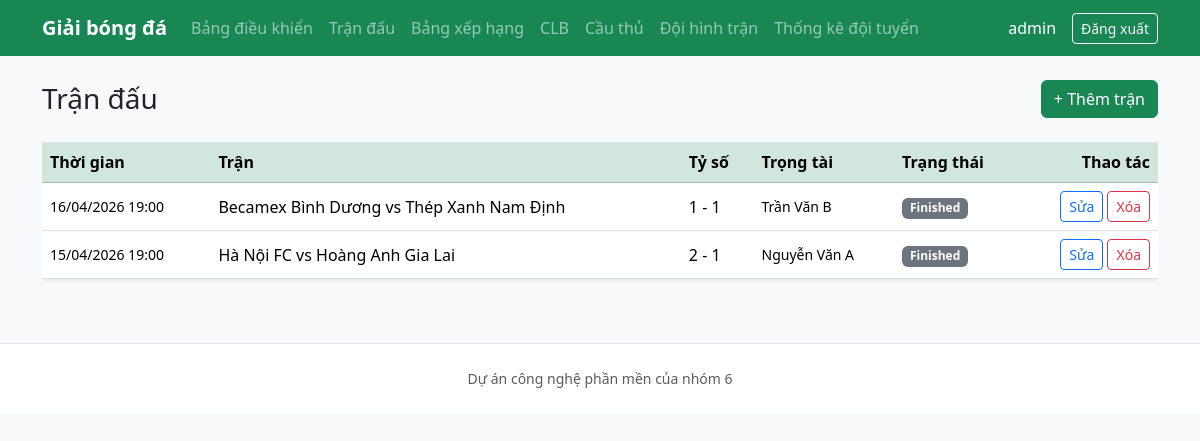
/admin/matches.php (signed in), run on the app's committed database.
### tables this page shows
CREATE TABLE `Match` (
    MatchId       INT AUTO_INCREMENT PRIMARY KEY,
    HomeClubId    INT NOT NULL,
    AwayClubId    INT NOT NULL,
    MatchDateTime DATETIME(3) NOT NULL,
    RefereeName   VARCHAR(128) NULL,
    Venue         VARCHAR(256) NULL,
    HomeScore     TINYINT UNSIGNED NULL,
    AwayScore     TINYINT UNSIGNED NULL,
    Status        VARCHAR(32) NOT NULL DEFAULT 'Scheduled',
    CONSTRAINT fk_match_home FOREIGN KEY (HomeClubId) REFERENCES Club(ClubId),
    CONSTRAINT fk_match_away FOREIGN KEY (AwayClubId) REFERENCES Club(ClubId),
    CONSTRAINT CK_Match_DifferentClubs CHECK (HomeClubId <> AwayClubId)
);

CREATE TABLE Club (
    ClubId        INT AUTO_INCREMENT PRIMARY KEY,
    Name          VARCHAR(128) NOT NULL,
    ShortName     VARCHAR(16) NULL,
    Stadium       VARCHAR(256) NULL,
    FoundedYear   SMALLINT NULL
);

### admin/matches.php (the view, shortened to what this page needs)
<?php
$pdo = getPdo();
$sql = <<<SQL
SELECT m.MatchId, m.MatchDateTime, m.RefereeName, m.Venue, m.HomeScore, m.AwayScore, m.Status,
       hc.Name AS HomeName, ac.Name AS AwayName
FROM `Match` m
JOIN `Club` hc ON m.HomeClubId = hc.ClubId
JOIN `Club` ac ON m.AwayClubId = ac.ClubId
ORDER BY m.MatchDateTime DESC
SQL;
$matches = $pdo->query($sql)->fetchAll();
require_once dirname(__DIR__) . '/includes/header.php';
?>
<div class="d-flex justify-content-between align-items-center mb-4">
    <h1 class="h3 mb-0">Trận đấu</h1>
    <a href="match_form.php" class="btn btn-success">+ Thêm trận</a>
</div>
<div class="table-responsive">
    <table class="table table-hover align-middle bg-white shadow-sm">
        <thead class="table-success">
            <tr>
                <th>Thời gian</th>
                <th>Trận</th>
                <th>Tỷ số</th>
                <th>Trọng tài</th>
                <th>Trạng thái</th>
                <th class="text-end">Thao tác</th>
            </tr>
        </thead>
        <tbody>
            <?php foreach ($matches as $row): ?>
                <tr>
                    <td class="text-nowrap small"><?= htmlspecialchars(date('d/m/Y H:i', strtotime((string) $row['MatchDateTime'])), ENT_QUOTES, 'UTF-8') ?></td>
                    <td><?= htmlspecialchars((string) $row['HomeName'], ENT_QUOTES, 'UTF-8') ?> vs <?= htmlspecialchars((string) $row['AwayName'], ENT_QUOTES, 'UTF-8') ?></td>
                    <td>
                        <?php if ($row['HomeScore'] !== null && $row['AwayScore'] !== null): ?>
                            <?= (int) $row['HomeScore'] ?> - <?= (int) $row['AwayScore'] ?>
                        <?php else: ?>
                            —
                        <?php endif; ?>
                    </td>
                    <td class="small"><?= htmlspecialchars((string) ($row['RefereeName'] ?? ''), ENT_QUOTES, 'UTF-8') ?></td>
                    <td><span class="badge bg-secondary"><?= htmlspecialchars((string) $row['Status'], ENT_QUOTES, 'UTF-8') ?></span></td>
                    <td class="text-end text-nowrap">
                        <a class="btn btn-sm btn-outline-primary" href="match_form.php?id=<?= (int) $row['MatchId'] ?>">Sửa</a>
                        <form class="d-inline" method="post" action="match_delete.php" onsubmit="return confirm('Xóa trận này?');">
                            <button type="submit" class="btn btn-sm btn-outline-danger">Xóa</button>
                        </form>
                    </td>
                </tr>
            <?php endforeach; ?>
        </tbody>
    </table>
</div>
<?php require_once dirname(__DIR__) . '/includes/footer.php'; ?>

### data on the page
match: MatchDateTime "16/04/2026 19:00", HomeClubId.Name "Becamex Bình Dương", AwayClubId.Name "Thép Xanh Nam Định", HomeScore "1", AwayScore "1", RefereeName "Trần Văn B", Status "Finished"
match: MatchDateTime "15/04/2026 19:00", HomeClubId.Name "Hà Nội FC", AwayClubId.Name "Hoàng Anh Gia Lai", HomeScore "2", AwayScore "1", RefereeName "Nguyễn Văn A", Status "Finished"

### other printed values
$_SESSION['admin_username'] "admin"
